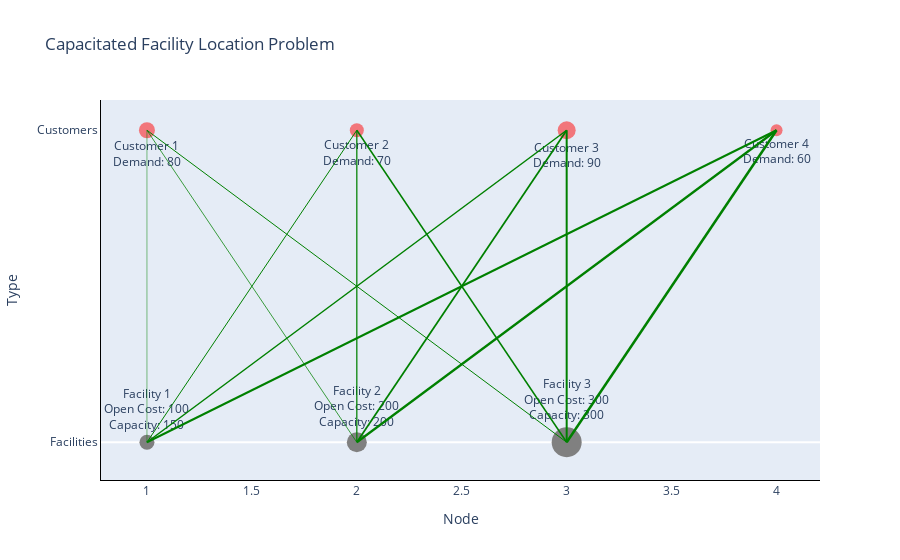

Here is the notebook cell this chart was saved with:
### Code cell
# Plot the initial data
plot_facility_location(df, plot_cost_edges=True, plot_transport_edges=True)

# After solving the optimization model, you can call the function again with the updated data
# For example:
# plot_facility_location(updated_df, plot_edges=True)

### Figure 1 — Plotly figure (JSON) as saved in the notebook; plotly's stock layout.template omitted (floating-point values rounded to 4 significant figures)
{"data": [{"marker": {"color": "gray", "size": 15}, "mode": "markers+text", "name": "Facility 1", "text": "Facility 1<br>Open Cost: 100<br>Capacity: 150", "textposition": "top center", "type": "scatter", "x": [1], "y": [0]}, {"marker": {"color": "gray", "size": 20}, "mode": "markers+text", "name": "Facility 2", "text": "Facility 2<br>Open Cost: 200<br>Capacity: 200", "textposition": "top center", "type": "scatter", "x": [2], "y": [0]}, {"marker": {"color": "gray", "size": 30}, "mode": "markers+text", "name": "Facility 3", "text": "Facility 3<br>Open Cost: 300<br>Capacity: 300", "textposition": "top center", "type": "scatter", "x": [3], "y": [0]}, {"marker": {"color": "red", "opacity": 0.5, "size": 16}, "mode": "markers+text", "name": "Customer 1", "text": "Customer 1<br>Demand: 80", "textposition": "bottom center", "type": "scatter", "x": [1], "y": [1]}, {"marker": {"color": "red", "opacity": 0.5, "size": 14}, "mode": "markers+text", "name": "Customer 2", "text": "Customer 2<br>Demand: 70", "textposition": "bottom center", "type": "scatter", "x": [2], "y": [1]}, {"marker": {"color": "red", "opacity": 0.5, "size": 18}, "mode": "markers+text", "name": "Customer 3", "text": "Customer 3<br>Demand: 90", "textposition": "bottom center", "type": "scatter", "x": [3], "y": [1]}, {"marker": {"color": "red", "opacity": 0.5, "size": 12}, "mode": "markers+text", "name": "Customer 4", "text": "Customer 4<br>Demand: 60", "textposition": "bottom center", "type": "scatter", "x": [4], "y": [1]}, {"hoverinfo": "text", "line": {"color": "green", "width": 0.5}, "mode": "lines", "showlegend": false, "text": "Cost: 10", "type": "scatter", "x": [1, 1], "y": [0, 1]}, {"hoverinfo": "text", "line": {"color": "green", "width": 1}, "mode": "lines", "showlegend": false, "text": "Cost: 20", "type": "scatter", "x": [1, 2], "y": [0, 1]}, {"hoverinfo": "text", "line": {"color": "green", "width": 1.5}, "mode": "lines", "showlegend": false, "text": "Cost: 30", "type": "scatter", "x": [1, 3], "y": [0, 1]}, {"hoverinfo": "text", "line": {"color": "green", "width": 2}, "mode": "lines", "showlegend": false, "text": "Cost: 40", "type": "scatter", "x": [1, 4], "y": [0, 1]}, {"hoverinfo": "text", "line": {"color": "green", "width": 0.75}, "mode": "lines", "showlegend": false, "text": "Cost: 15", "type": "scatter", "x": [2, 1], "y": [0, 1]}, {"hoverinfo": "text", "line": {"color": "green", "width": 1.25}, "mode": "lines", "showlegend": false, "text": "Cost: 25", "type": "scatter", "x": [2, 2], "y": [0, 1]}, {"hoverinfo": "text", "line": {"color": "green", "width": 1.75}, "mode": "lines", "showlegend": false, "text": "Cost: 35", "type": "scatter", "x": [2, 3], "y": [0, 1]}, {"hoverinfo": "text", "line": {"color": "green", "width": 2.25}, "mode": "lines", "showlegend": false, "text": "Cost: 45", "type": "scatter", "x": [2, 4], "y": [0, 1]}, {"hoverinfo": "text", "line": {"color": "green", "width": 1}, "mode": "lines", "showlegend": false, "text": "Cost: 20", "type": "scatter", "x": [3, 1], "y": [0, 1]}, {"hoverinfo": "text", "line": {"color": "green", "width": 1.5}, "mode": "lines", "showlegend": false, "text": "Cost: 30", "type": "scatter", "x": [3, 2], "y": [0, 1]}, {"hoverinfo": "text", "line": {"color": "green", "width": 2}, "mode": "lines", "showlegend": false, "text": "Cost: 40", "type": "scatter", "x": [3, 3], "y": [0, 1]}, {"hoverinfo": "text", "line": {"color": "green", "width": 2.5}, "mode": "lines", "showlegend": false, "text": "Cost: 50", "type": "scatter", "x": [3, 4], "y": [0, 1]}], "layout": {"showlegend": false, "title": {"text": "Capacitated Facility Location Problem"}, "xaxis": {"gridcolor": "white", "gridwidth": 1, "linecolor": "black", "showgrid": false, "title": {"text": "Node"}}, "yaxis": {"gridcolor": "white", "gridwidth": 1, "linecolor": "black", "showgrid": false, "ticktext": ["Facilities", "Customers"], "tickvals": [0, 1], "title": {"text": "Type"}}}}
